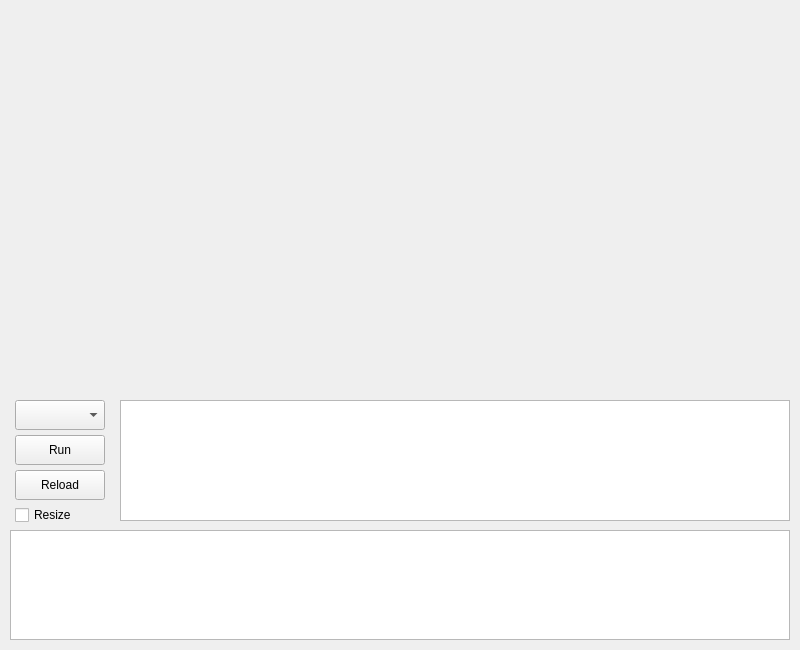
<?xml version="1.0" encoding="UTF-8"?>
<ui version="4.0">
 <class>MainWindow</class>
 <widget class="QMainWindow" name="MainWindow">
  <property name="geometry">
   <rect>
    <x>0</x>
    <y>0</y>
    <width>800</width>
    <height>650</height>
   </rect>
  </property>
  <property name="windowTitle">
   <string>Robot is you GUI</string>
  </property>
  <property name="windowIcon">
   <iconset>
    <normaloff>robot.png</normaloff>robot.png</iconset>
  </property>
  <widget class="QWidget" name="centralwidget">
   <widget class="QTextEdit" name="commandInput">
    <property name="geometry">
     <rect>
      <x>120</x>
      <y>400</y>
      <width>670</width>
      <height>121</height>
     </rect>
    </property>
   </widget>
   <widget class="QComboBox" name="modeSelector">
    <property name="geometry">
     <rect>
      <x>15</x>
      <y>400</y>
      <width>90</width>
      <height>30</height>
     </rect>
    </property>
   </widget>
   <widget class="QPushButton" name="runButton">
    <property name="geometry">
     <rect>
      <x>15</x>
      <y>435</y>
      <width>90</width>
      <height>30</height>
     </rect>
    </property>
    <property name="text">
     <string>Run</string>
    </property>
   </widget>
   <widget class="QTextEdit" name="textOutput">
    <property name="geometry">
     <rect>
      <x>10</x>
      <y>530</y>
      <width>780</width>
      <height>110</height>
     </rect>
    </property>
    <property name="readOnly">
     <bool>true</bool>
    </property>
   </widget>
   <widget class="QPushButton" name="reloadButton">
    <property name="geometry">
     <rect>
      <x>15</x>
      <y>470</y>
      <width>90</width>
      <height>30</height>
     </rect>
    </property>
    <property name="text">
     <string>Reload</string>
    </property>
   </widget>
   <widget class="QLabel" name="imageView">
    <property name="geometry">
     <rect>
      <x>15</x>
      <y>10</y>
      <width>770</width>
      <height>370</height>
     </rect>
    </property>
    <property name="text">
     <string/>
    </property>
    <property name="scaledContents">
     <bool>false</bool>
    </property>
    <property name="alignment">
     <set>Qt::AlignCenter</set>
    </property>
   </widget>
   <widget class="QCheckBox" name="resizeCheck">
    <property name="geometry">
     <rect>
      <x>15</x>
      <y>500</y>
      <width>90</width>
      <height>30</height>
     </rect>
    </property>
    <property name="text">
     <string>Resize</string>
    </property>
   </widget>
  </widget>
 </widget>
 <resources/>
 <connections/>
</ui>
